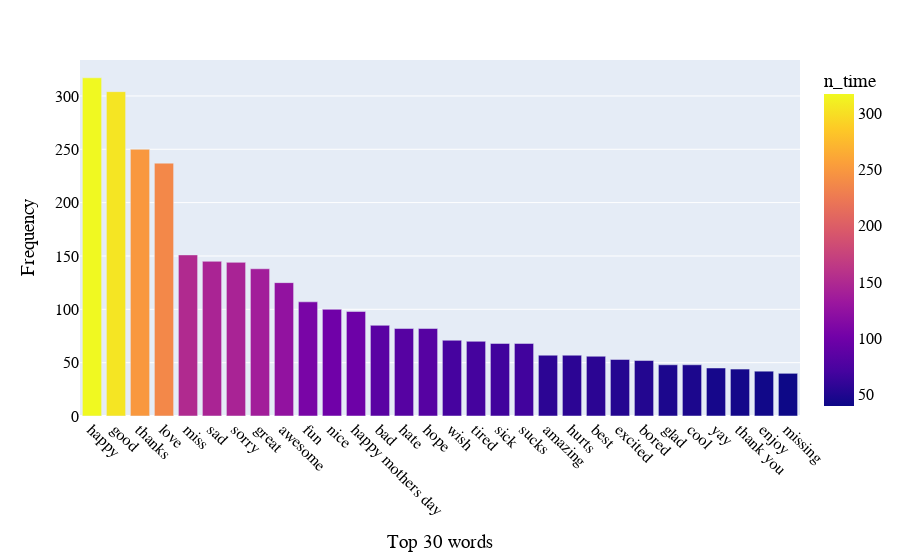

Notebook source saved alongside this figure:
### Code cell
df= pd.read_csv('file1.csv')
#top_30 = df.groupby('n_time')['n_time'].count() \
#.sort_values(ascending = False).head(30)
fig = px.bar(x='mood', y='n_time', color='n_time', data_frame=df)
fig.update_layout(xaxis_title="Top 30 words", yaxis_title="Frequency",
                     font=dict(family="Times New Roman", size=16, color="black"))
#remove bars with no name


fig.update_xaxes(tickangle=45)
fig.show()

### Figure 1 — Plotly figure (JSON) as saved in the notebook; plotly's stock layout.template omitted (floating-point values rounded to 4 significant figures)
{"data": [{"alignmentgroup": "True", "hovertemplate": "mood=%{x}<br>n_time=%{marker.color}<extra></extra>", "legendgroup": "", "marker": {"color": [317, 304, 250, 237, 151, 145, 144, 138, 125, 107, 100, 98, 85, 82, 82, 71, 70, 68, 68, 57, 57, 56, 53, 52, 48, 48, 45, 44, 42, 40], "coloraxis": "coloraxis", "pattern": {"shape": ""}}, "name": "", "offsetgroup": "", "orientation": "v", "showlegend": false, "textposition": "auto", "type": "bar", "x": ["happy", "good", "thanks", "love", "miss", "sad", "sorry", "great", "awesome", "fun", "nice", "happy mothers day", "bad", "hate", "hope", "wish", "tired", "sick", "sucks", "amazing", "hurts", "best", "excited", "bored", "glad", "cool", "yay", "thank you", "enjoy", "missing"], "xaxis": "x", "y": [317, 304, 250, 237, 151, 145, 144, 138, 125, 107, 100, 98, 85, 82, 82, 71, 70, 68, 68, 57, 57, 56, 53, 52, 48, 48, 45, 44, 42, 40], "yaxis": "y"}], "layout": {"barmode": "relative", "coloraxis": {"colorbar": {"title": {"text": "n_time"}}, "colorscale": [[0, "#0d0887"], [0.1111, "#46039f"], [0.2222, "#7201a8"], [0.3333, "#9c179e"], [0.4444, "#bd3786"], [0.5556, "#d8576b"], [0.6667, "#ed7953"], [0.7778, "#fb9f3a"], [0.8889, "#fdca26"], [1, "#f0f921"]]}, "font": {"color": "black", "family": "Times New Roman", "size": 16}, "legend": {"tracegroupgap": 0}, "margin": {"t": 60}, "xaxis": {"anchor": "y", "domain": [0, 1], "tickangle": 45, "title": {"text": "Top 30 words"}}, "yaxis": {"anchor": "x", "domain": [0, 1], "title": {"text": "Frequency"}}}}
